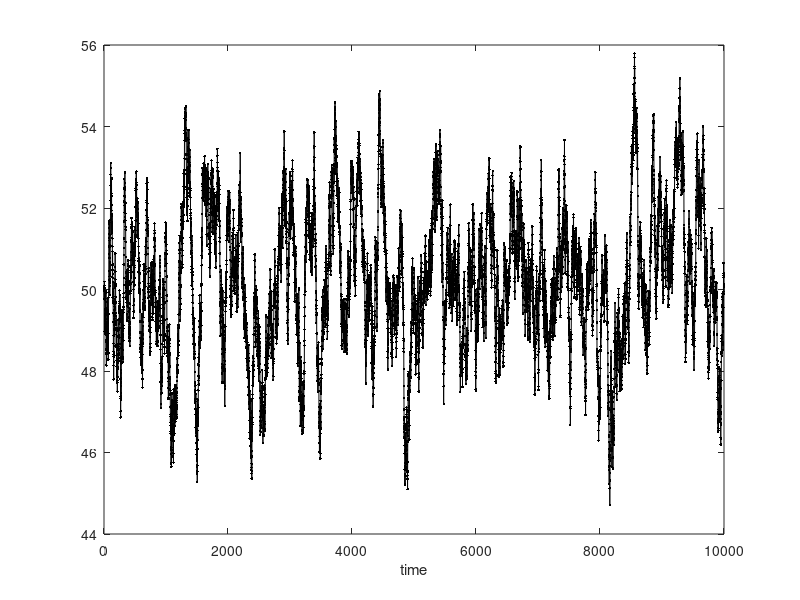

MATLAB code to generate this figure:
%% week15_exercise.m

close all
clear all

N = 10000; % number of timesteps
dt= 1;   % delta t; time step size
lam=.01;  % decaying coefficient

% initial condition
T(1) = .5/lam;

for n=1:N-1
    T(n+1)=T(n)*(1-lam*dt) + rand(1)*dt;
end

figure(1);
plot(1:N,T,'k.-');
xlabel('time');
